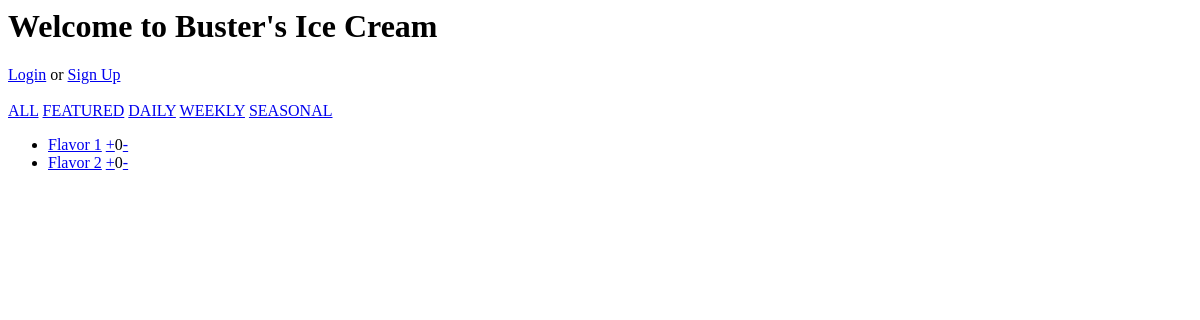
Page /menu/featured/ on the earlier database version.
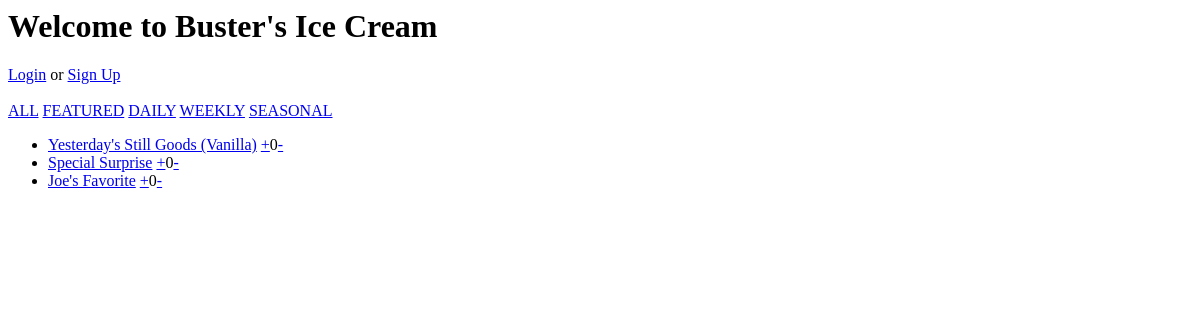
Same page on the later database version.
### menu/models.py (models this page shows, shortened)
class IceCream(models.Model):
    flavor = models.CharField(max_length=200)
    featured = models.BooleanField()
    base = models.CharField(max_length=20, choices=[
      ('vanilla', 'Vanilla'),
      ('chocolate', 'Chocolate'),
      ])
    available = models.CharField(max_length=20, choices=[
      ('daily','Daily'),
      ('weekly','Weekly'),
      ('seasonal','Seasonal'),
      ])
    date_churned = models.DateTimeField('date published',default=timezone.now())
    score = models.IntegerField(default=0)

### menu/views.py (the view)
# urls.py: path('<menu_filter>/', views.home, name='home'),
def home(request, menu_filter=''):
  if menu_filter == 'home':
    freshest_list = IceCream.objects.all()
  elif menu_filter == 'featured':
    freshest_list = IceCream.objects.filter(featured=True)
  else:
    freshest_list = IceCream.objects.filter(available=menu_filter)
  freshest_list = freshest_list.order_by('-date_churned')
  template = loader.get_template('menu/home.html')
  context = {
      'freshest_list': freshest_list,
  }
  return HttpResponse(template.render(context, request))

### menu/templates/menu/home.html (shortened to what this page needs)
{% load static %}
<h1> Welcome to Buster's Ice Cream</h1>
{% if request.user.is_authenticated %}
<h3>Welcome {{user.username}}!</h3>
{% else %}
<div><a href="{% url 'login'%}">Login</a> or <a href="{% url 'accounts:signup' %}">Sign Up</a></div>
{% endif %}
<nav>
  <a href="/menu/home">ALL</a>
  <a href="/menu/featured/">FEATURED</a>
  <a href="/menu/daily/">DAILY</a>
  <a href="/menu/weekly/">WEEKLY</a>
  <a href="/menu/seasonal/">SEASONAL</a>
</nav>
{% if freshest_list %}
    <ul>
    {% for icecream in freshest_list %}
        <li>
          <a href="{% url 'menu:detail' icecream.id %}">{{ icecream.flavor }}</a>
          <a href="upvote/{{ icecream.id }}">+</a>{{ icecream.score }}<a href="downvote/{{ icecream.id }}">-</a>
        </li>
    {% endfor %}
    </ul>
{% else %}
    <p>No ice cream is available.</p>
{% endif %}

Differences in the rows shown:
removed IceCream: flavor "Flavor 1", score "0"
removed IceCream: flavor "Flavor 2", score "0"
added IceCream: flavor "Yesterday's Still Goods (Vanilla)", score "0"
added IceCream: flavor "Special Surprise", score "0"
added IceCream: flavor "Joe's Favorite", score "0"
